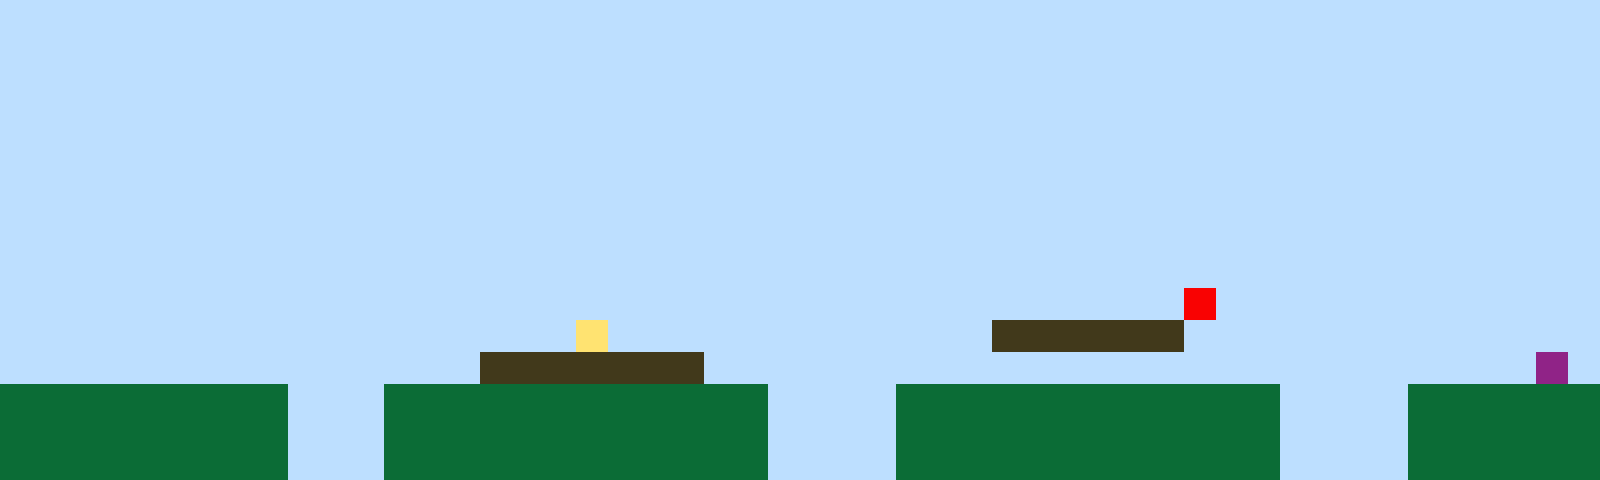

Tiled map render using the project's own tile images. Description and the whole map definition, tile-layer contents included, below:
An orthogonal 50x15 tile map with 32x32 px tiles, 1 tile layer (Tile Layer 1).

<map version="1.10" tiledversion="1.11.2" orientation="orthogonal" renderorder="right-up" width="50" height="15" tilewidth="32" tileheight="32" infinite="0" nextlayerid="2" nextobjectid="1"><editorsettings><export target="map1.csv" format="csv" /></editorsettings><tileset firstgid="1" name="sprites" tilewidth="32" tileheight="32" tilecount="6" columns="3"><image source="sprites.png" width="96" height="64" /></tileset><layer id="1" name="Tile Layer 1" width="50" height="15"><data encoding="csv">1,1,1,1,1,1,1,1,1,1,1,1,1,1,1,1,1,1,1,1,1,1,1,1,1,1,1,1,1,1,1,1,1,1,1,1,1,1,1,1,1,1,1,1,1,1,1,1,1,1,1,1,1,1,1,1,1,1,1,1,1,1,1,1,1,1,1,1,1,1,1,1,1,1,1,1,1,1,1,1,1,1,1,1,1,1,1,1,1,1,1,1,1,1,1,1,1,1,1,1,1,1,1,1,1,1,1,1,1,1,1,1,1,1,1,1,1,1,1,1,1,1,1,1,1,1,1,1,1,1,1,1,1,1,1,1,1,1,1,1,1,1,1,1,1,1,1,1,1,1,1,1,1,1,1,1,1,1,1,1,1,1,1,1,1,1,1,1,1,1,1,1,1,1,1,1,1,1,1,1,1,1,1,1,1,1,1,1,1,1,1,1,1,1,1,1,1,1,1,1,1,1,1,1,1,1,1,1,1,1,1,1,1,1,1,1,1,1,1,1,1,1,1,1,1,1,1,1,1,1,1,1,1,1,1,1,1,1,1,1,1,1,1,1,1,1,1,1,1,1,1,1,1,1,1,1,1,1,1,1,1,1,1,1,1,1,1,1,1,1,1,1,1,1,1,1,1,1,1,1,1,1,1,1,1,1,1,1,1,1,1,1,1,1,1,1,1,1,1,1,1,1,1,1,1,1,1,1,1,1,1,1,1,1,1,1,1,1,1,1,1,1,1,1,1,1,1,1,1,1,1,1,1,1,1,1,1,1,1,1,1,1,1,1,1,1,1,1,1,1,1,1,1,1,1,1,1,1,1,1,1,1,1,1,1,1,1,1,1,1,1,1,1,1,1,1,1,1,1,1,1,1,1,1,1,1,1,1,1,1,1,1,1,1,1,1,1,1,1,1,1,1,1,1,1,1,1,1,1,1,1,1,1,1,1,1,1,1,1,1,1,1,1,1,1,1,1,1,1,1,1,1,1,1,1,1,1,1,1,1,1,1,1,1,1,1,1,1,1,1,1,1,1,1,1,1,1,1,1,1,1,1,1,1,1,1,1,1,1,1,1,1,1,1,1,1,1,1,1,1,1,1,1,1,1,1,1,5,1,1,1,1,1,1,1,1,1,1,1,1,1,1,1,1,1,1,1,1,1,1,1,1,1,1,1,1,1,1,4,1,1,1,1,1,1,1,1,1,1,1,1,3,3,3,3,3,3,1,1,1,1,1,1,1,1,1,1,1,1,1,1,1,1,1,1,1,1,1,1,1,1,1,1,1,1,3,3,3,3,3,3,3,1,1,1,1,1,1,1,1,1,1,1,1,1,1,1,1,1,1,1,1,1,1,1,1,1,1,6,1,2,2,2,2,2,2,2,2,2,1,1,1,2,2,2,2,2,2,2,2,2,2,2,2,1,1,1,1,2,2,2,2,2,2,2,2,2,2,2,2,1,1,1,1,2,2,2,2,2,2,2,2,2,2,2,2,2,2,2,1,1,1,2,2,2,2,2,2,2,2,2,2,2,2,1,1,1,1,2,2,2,2,2,2,2,2,2,2,2,2,1,1,1,1,2,2,2,2,2,2,2,2,2,2,2,2,2,2,2,1,1,1,2,2,2,2,2,2,2,2,2,2,2,2,1,1,1,1,2,2,2,2,2,2,2,2,2,2,2,2,1,1,1,1,2,2,2,2,2,2</data></layer></map>
